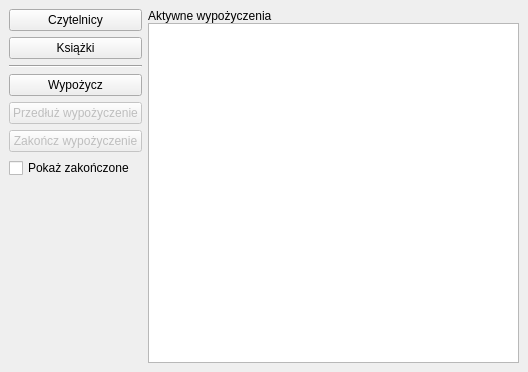
<?xml version="1.0" encoding="UTF-8"?>
<ui version="4.0">
 <class>MainWindow</class>
 <widget class="QMainWindow" name="MainWindow">
  <property name="geometry">
   <rect>
    <x>0</x>
    <y>0</y>
    <width>528</width>
    <height>372</height>
   </rect>
  </property>
  <property name="windowTitle">
   <string>MainWindow</string>
  </property>
  <widget class="QWidget" name="centralwidget">
   <property name="sizePolicy">
    <sizepolicy hsizetype="Minimum" vsizetype="Minimum">
     <horstretch>0</horstretch>
     <verstretch>0</verstretch>
    </sizepolicy>
   </property>
   <layout class="QHBoxLayout" name="horizontalLayout">
    <item>
     <layout class="QVBoxLayout" name="verticalLayout_2">
      <property name="sizeConstraint">
       <enum>QLayout::SetDefaultConstraint</enum>
      </property>
      <item>
       <widget class="QPushButton" name="readersButton">
        <property name="text">
         <string>Czytelnicy</string>
        </property>
       </widget>
      </item>
      <item>
       <widget class="QPushButton" name="booksButton">
        <property name="text">
         <string>Książki</string>
        </property>
       </widget>
      </item>
      <item>
       <widget class="Line" name="line">
        <property name="orientation">
         <enum>Qt::Horizontal</enum>
        </property>
       </widget>
      </item>
      <item>
       <widget class="QPushButton" name="borrowButton">
        <property name="text">
         <string>Wypożycz</string>
        </property>
       </widget>
      </item>
      <item>
       <widget class="QPushButton" name="extendBorrow">
        <property name="enabled">
         <bool>false</bool>
        </property>
        <property name="text">
         <string>Przedłuż wypożyczenie</string>
        </property>
       </widget>
      </item>
      <item>
       <widget class="QPushButton" name="endBorrow">
        <property name="enabled">
         <bool>false</bool>
        </property>
        <property name="text">
         <string>Zakończ wypożyczenie</string>
        </property>
       </widget>
      </item>
      <item>
       <widget class="QCheckBox" name="showReturnedCheckBox">
        <property name="text">
         <string>Pokaż zakończone</string>
        </property>
       </widget>
      </item>
      <item>
       <spacer name="verticalSpacer">
        <property name="orientation">
         <enum>Qt::Vertical</enum>
        </property>
        <property name="sizeHint" stdset="0">
         <size>
          <width>20</width>
          <height>40</height>
         </size>
        </property>
       </spacer>
      </item>
     </layout>
    </item>
    <item>
     <layout class="QVBoxLayout" name="verticalLayout">
      <property name="spacing">
       <number>0</number>
      </property>
      <item>
       <widget class="QLabel" name="label">
        <property name="sizePolicy">
         <sizepolicy hsizetype="Fixed" vsizetype="Fixed">
          <horstretch>0</horstretch>
          <verstretch>0</verstretch>
         </sizepolicy>
        </property>
        <property name="text">
         <string>Aktywne wypożyczenia</string>
        </property>
       </widget>
      </item>
      <item>
       <widget class="QListView" name="listView">
        <property name="sizePolicy">
         <sizepolicy hsizetype="Expanding" vsizetype="Expanding">
          <horstretch>0</horstretch>
          <verstretch>0</verstretch>
         </sizepolicy>
        </property>
       </widget>
      </item>
     </layout>
    </item>
   </layout>
  </widget>
  <widget class="QMenuBar" name="menubar">
   <property name="geometry">
    <rect>
     <x>0</x>
     <y>0</y>
     <width>528</width>
     <height>21</height>
    </rect>
   </property>
  </widget>
 </widget>
 <resources/>
 <connections/>
</ui>
